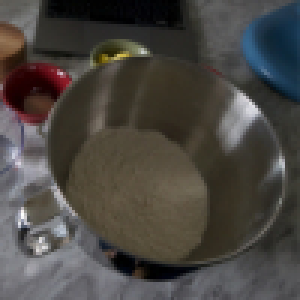
#> input picture input/small-boi.jpg, 100 x 100 px (shown 3 times larger); its folder holds only this picture in this run
$ jupyter execute reflect.ipynb
#> lines starting #> are read from the running program, lines starting #| are printed output that depends on the picture
[cell 1]
import glob
import os
import argparse
import cv2 as cv

[cell 2]
path = os.getcwd()
images = glob.glob("input/*")

[cell 3]
def reflect(img, h, w):
    return img

[cell 4]
for image in images:
    img = cv.imread(image)
#> img is the input picture: shape (100, 100, 3); mean B, G, R 65.9, 70.4, 73.8
    img_name = image[len("input/") :]
    h = img.shape[0]
#> h = 100
    w = img.shape[1]
#> w = 100

    new_name = f"r_{img_name}"
    flip_img = cv.flip(img, 1)
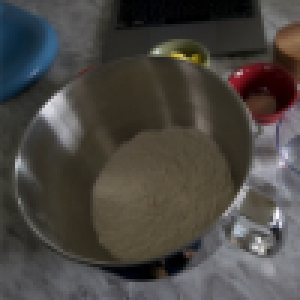
#> flip_img: shape (100, 100, 3) (shown 3 times larger); mean B, G, R 65.9, 70.4, 73.8
    cv.imwrite(os.path.join(f"{path}/output", new_name), flip_img)
